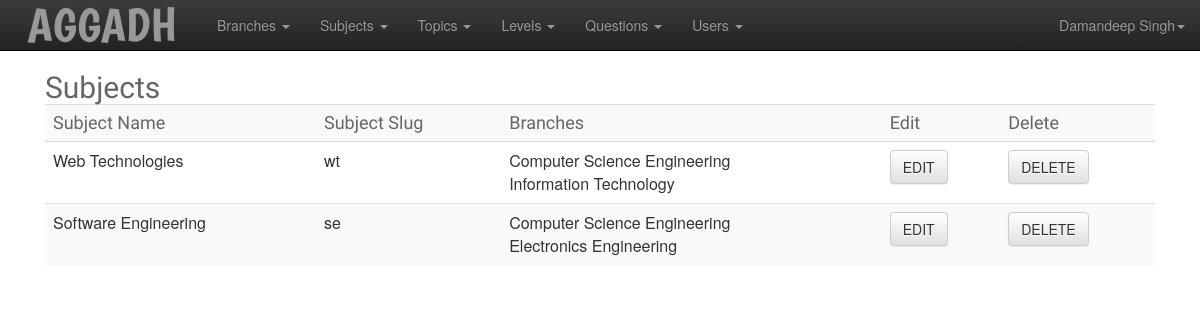
Screenshot of /admin/subject-list.php (signed in) with the database file from the repository.
### tables this page shows
CREATE TABLE IF NOT EXISTS `subjects` (
  `sub_id` int(11) NOT NULL AUTO_INCREMENT,
  `sub_name` varchar(255) NOT NULL,
  `sub_slug` varchar(255) NOT NULL,
  PRIMARY KEY (`sub_id`),
  UNIQUE KEY `sub_slug` (`sub_slug`)
);

CREATE TABLE IF NOT EXISTS `branches` (
  `branch_id` int(11) NOT NULL AUTO_INCREMENT,
  `branch_name` varchar(255) NOT NULL,
  `bn_slug` varchar(255) NOT NULL,
  PRIMARY KEY (`branch_id`),
  UNIQUE KEY `bn_slug` (`bn_slug`)
);

### includes/functions.php (called while the page is built, shortened)
<?php require 'db.php';
function adminName($a_id)
{
    global $conn;
    $query = "SELECT a_name from admins WHERE `a_id`=? ;";
                            $q = $conn->prepare($query);
                            $q->bind_param('i', $aid);
                        $q->execute();
                        $q->bind_result($admin_name);
                        return $admin_name;
}
function getBranchInfo($id)
{
    global $conn;
    $query = "SELECT branch_name, bn_slug from branches WHERE `branch_id`=? ;";
                            $q = $conn->prepare($query);
                            $q->bind_param('s', $bid);
                        $q->execute();
                        $q->bind_result($b_name,$b_slug);
                        $row[0] = $b_name;
                        $row[1] = $b_slug;
                        return $row;
}
function getSubjects()
{
    $getquery = "Select * from subjects ;";
    global $conn;
                        $res = $conn->query($getquery);
                     return $res;
}
function getBranchIdsForSubject($sub_id)
{
    $query = "Select branch_id FROM branch_sub_map WHERE `sub_id` = ?";
     global $conn;
     $q = $conn->prepare($query);
                            $q->bind_param("i",$sid);
                            $sid = $sub_id;
                            $q->execute();
                            $q->bind_result($branch);
                            while($q->fetch())
                            {
                                $branches[] = $branch;
                            }
                            return $branches;
}

### admin/subject-list.php (the view, shortened to what this page needs)
<?php include './includes/header.php';?>
<div class="container">
    <div class="container-fluid">
        <h2>Subjects</h2>
        <table class="table table-responsive table-striped">
            <tr>
                <td><h4>Subject Name</h4></td>
                <td><h4>Subject Slug</h4></td>
                <td><h4>Branches</h4></td>
                <td><h4>Edit</h4></td>
                <td><h4>Delete</h4></td>
            </tr>
        <?php
        $arr = getSubjects();
        while($row = $arr->fetch_array())
                     {
            $sub_id = $row['sub_id'];
            $branches = getBranchIdsForSubject($sub_id);
            ?>
            <tr>
                <td><span><? echo $row['sub_name']; ?></span></td>
                <td><span><? echo $row['sub_slug']; ?></span></td>
                <td><span><? foreach ($branches as $bid) {
            $bran = getBranchInfo($bid);
            echo $bran[0]."<br/>";
        } ?></span></td>
                <td><a class="btn btn-default" href="subject-edit.php?edit=1&id=<? echo $row['sub_id'];?>">EDIT</a></td>
                <td><a class="btn btn-default" onclick="return confirm('Sure, you wanna do this ?')" href="subject-list.php?delete=1$slug=<? echo $row['sub_slug']; ?>&id=<? echo $row['sub_id'];?>">DELETE</a></td>
            </tr>
                    <? }  ?>
        </table>
        </div>
</div>
<? include './includes/footer.php';?>

### admin/includes/header.php (shortened to what this page needs)
<?php session_start();
require ("../includes/functions.php");?>
<html>
    <head>
        <link rel="stylesheet" type="text/css" href="css/bootstrap.css" />
        <link rel="stylesheet" type="text/css" href="css/bootstrap-theme.css" />
        <link rel="stylesheet" type="text/css" href="css/style.css" />
    </head>
    <body>
        <header>
            <div class="navbar navbar-inverse navbar-static-top" >
                <div class="container-fluid">
    <div class="navbar-header">
        <a class="navbar-brand" href="adminindex.php"><img src="../img/logo-footer-menu.png" /></a>
    </div>
    <div class="collapse navbar-collapse" id="main-menu-collapse">
      <ul class="nav navbar-nav">
          <? if(isset($_SESSION['admin']))
          {?>
        <li class="dropdown">
          <a href="#" class="dropdown-toggle" data-toggle="dropdown">Branches <b class="caret"></b></a>
        </li>
        <li class="dropdown">
          <a href="#" class="dropdown-toggle" data-toggle="dropdown">Subjects <b class="caret"></b></a>
        </li>
        <li class="dropdown">
          <a href="#" class="dropdown-toggle" data-toggle="dropdown">Topics <b class="caret"></b></a>
        </li>
        <li class="dropdown">
          <a href="#" class="dropdown-toggle" data-toggle="dropdown">Levels <b class="caret"></b></a>
        </li>
        <li class="dropdown">
          <a href="#" class="dropdown-toggle" data-toggle="dropdown">Questions <b class="caret"></b></a>
        </li>
        <li class="dropdown">
          <a href="#" class="dropdown-toggle" data-toggle="dropdown">Users <b class="caret"></b></a>
        </li>
        <?
          }
          ?>
      </ul>
      <ul class="nav navbar-nav navbar-right">
        <li class="dropdown">
            <? if(isset($_SESSION['admin']))
            { ?>
            <a href="#" class="dropdown-toggle" data-toggle="dropdown"><?$a=adminName($_SESSION['admin']); echo $a; ?><b class="caret"></b></a>
 <?}
 ?>
        </li>
      </ul>
    </div>
  </div>
        </header>

### admin/css/style.css (style rules this page uses)
h1,h2,h3,h4,h5,h6 { font-family: "Boogaloo" !important; font-weight: normal !important; color: #666; margin: 0; padding: 0; }
.navbar-brand, .navbar-brand > img { margin: 0; padding: 0px 8px; }

### rows the page displays
subjects: sub_name "Web Technologies", sub_slug "wt"
branches: branch_name "Computer Science Engineering"
branches: branch_name "Information Technology"
subjects: sub_name "Software Engineering", sub_slug "se"
branches: branch_name "Electronics Engineering"

### other values shown
$a "Damandeep Singh"
